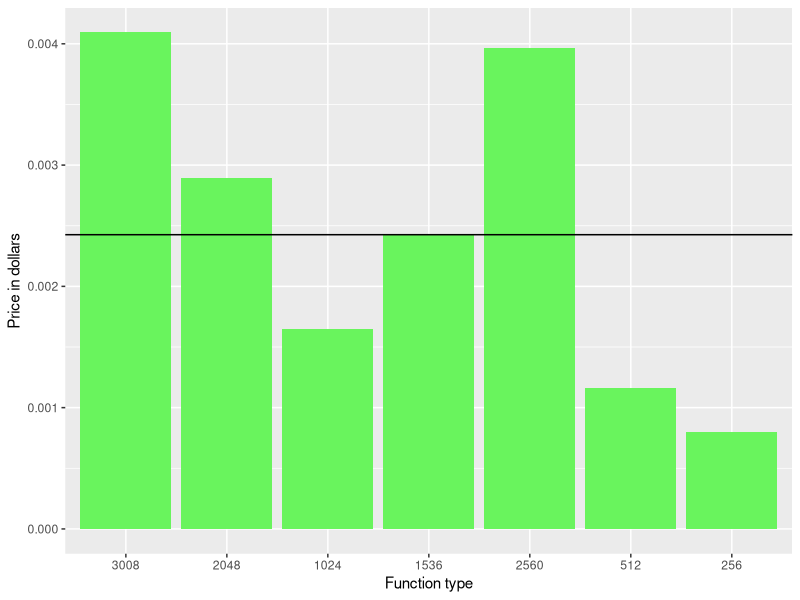

The R source for this figure:
setwd('/Users/yoshimori/Desktop/Magisterka/New/CloudFunctionOptimizer/plots')
library('ggplot2')
types = read.table("./data/limit.csv",header = TRUE)

user_price=0.002426110571

types
types$type <- factor(types$type, levels = types$type[order(types$time)])

ggplot(types, aes(x = type, y=price)) + geom_bar(stat="identity", fill = "#69f45d") + geom_hline(yintercept = user_price) + ylab("Price in dollars") + xlab("Function type")

#ggsave("compare-prices-small.pdf", width = 9, height = 9, units = "cm")
#
# average_budget_limit=0.002426110571